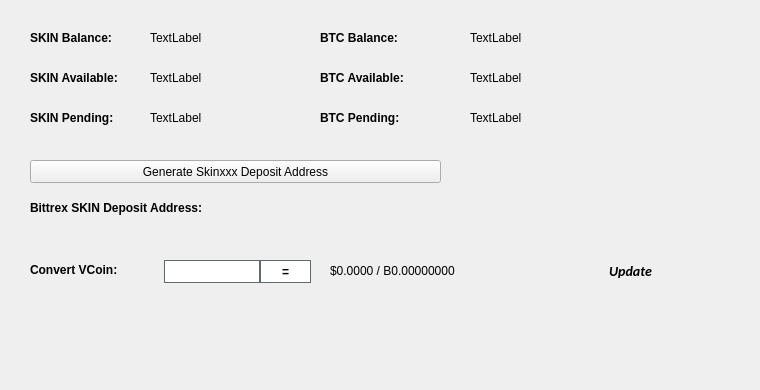
   <widget class="QWidget" name="BalanceTab">
    <attribute name="title">
     <string>Balance</string>
    </attribute>
    <widget class="QLabel" name="BitcoinBalanceLabel">
     <property name="geometry">
      <rect>
       <x>470</x>
       <y>30</y>
       <width>150</width>
       <height>16</height>
      </rect>
     </property>
     <property name="text">
      <string>TextLabel</string>
     </property>
    </widget>
    <widget class="QLabel" name="SKINBalanceLabel">
     <property name="geometry">
      <rect>
       <x>150</x>
       <y>30</y>
       <width>150</width>
       <height>16</height>
      </rect>
     </property>
     <property name="text">
      <string>TextLabel</string>
     </property>
    </widget>
    <widget class="QLabel" name="label_11">
     <property name="geometry">
      <rect>
       <x>30</x>
       <y>30</y>
       <width>101</width>
       <height>16</height>
      </rect>
     </property>
     <property name="font">
      <font>
       <weight>75</weight>
       <bold>true</bold>
      </font>
     </property>
     <property name="text">
      <string>SKIN Balance:</string>
     </property>
    </widget>
    <widget class="QLabel" name="label_12">
     <property name="geometry">
      <rect>
       <x>320</x>
       <y>30</y>
       <width>101</width>
       <height>16</height>
      </rect>
     </property>
     <property name="font">
      <font>
       <weight>75</weight>
       <bold>true</bold>
      </font>
     </property>
     <property name="text">
      <string>BTC Balance:</string>
     </property>
    </widget>
    <widget class="QLabel" name="SKINAvailableLabel_2">
     <property name="geometry">
      <rect>
       <x>150</x>
       <y>70</y>
       <width>150</width>
       <height>16</height>
      </rect>
     </property>
     <property name="text">
      <string>TextLabel</string>
     </property>
    </widget>
    <widget class="QLabel" name="label_13">
     <property name="geometry">
      <rect>
       <x>30</x>
       <y>70</y>
       <width>111</width>
       <height>16</height>
      </rect>
     </property>
     <property name="font">
      <font>
       <weight>75</weight>
       <bold>true</bold>
      </font>
     </property>
     <property name="text">
      <string>SKIN Available:</string>
     </property>
    </widget>
    <widget class="QLabel" name="label_14">
     <property name="geometry">
      <rect>
       <x>30</x>
       <y>110</y>
       <width>101</width>
       <height>16</height>
      </rect>
     </property>
     <property name="font">
      <font>
       <weight>75</weight>
       <bold>true</bold>
      </font>
     </property>
     <property name="text">
      <string>SKIN Pending:</string>
     </property>
    </widget>
    <widget class="QLabel" name="SKINPendingLabel">
     <property name="geometry">
      <rect>
       <x>150</x>
       <y>110</y>
       <width>150</width>
       <height>16</height>
      </rect>
     </property>
     <property name="text">
      <string>TextLabel</string>
     </property>
    </widget>
    <widget class="QLabel" name="label_15">
     <property name="geometry">
      <rect>
       <x>320</x>
       <y>70</y>
       <width>111</width>
       <height>16</height>
      </rect>
     </property>
     <property name="font">
      <font>
       <weight>75</weight>
       <bold>true</bold>
      </font>
     </property>
     <property name="text">
      <string>BTC Available:</string>
     </property>
    </widget>
    <widget class="QLabel" name="BitcoinAvailableLabel">
     <property name="geometry">
      <rect>
       <x>470</x>
       <y>70</y>
       <width>150</width>
       <height>16</height>
      </rect>
     </property>
     <property name="text">
      <string>TextLabel</string>
     </property>
    </widget>
    <widget class="QLabel" name="label_31">
     <property name="geometry">
      <rect>
       <x>320</x>
       <y>110</y>
       <width>111</width>
       <height>16</height>
      </rect>
     </property>
     <property name="font">
      <font>
       <weight>75</weight>
       <bold>true</bold>
      </font>
     </property>
     <property name="text">
      <string>BTC Pending:</string>
     </property>
    </widget>
    <widget class="QLabel" name="BitcoinPendingLabel">
     <property name="geometry">
      <rect>
       <x>470</x>
       <y>110</y>
       <width>150</width>
       <height>16</height>
      </rect>
     </property>
     <property name="text">
      <string>TextLabel</string>
     </property>
    </widget>
    <widget class="QLabel" name="label_33">
     <property name="geometry">
      <rect>
       <x>30</x>
       <y>200</y>
       <width>221</width>
       <height>16</height>
      </rect>
     </property>
     <property name="font">
      <font>
       <weight>75</weight>
       <bold>true</bold>
      </font>
     </property>
     <property name="text">
      <string>Bittrex SKIN Deposit Address:</string>
     </property>
    </widget>
    <widget class="QPushButton" name="GenDepositBTN">
     <property name="geometry">
      <rect>
       <x>30</x>
       <y>160</y>
       <width>411</width>
       <height>23</height>
      </rect>
     </property>
     <property name="text">
      <string>Generate Skinxxx Deposit Address</string>
     </property>
     <property name="icon">
      <iconset resource="../skin.qrc">
       <normaloff>:/icons/bitcoin</normaloff>:/icons/bitcoin</iconset>
     </property>
    </widget>
    <widget class="QLabel" name="DepositAddressLabel">
     <property name="geometry">
      <rect>
       <x>200</x>
       <y>200</y>
       <width>261</width>
       <height>16</height>
      </rect>
     </property>
     <property name="palette">
      <palette>
       <active>
        <colorrole role="WindowText">
         <brush brushstyle="SolidPattern">
          <color alpha="255">
           <red>0</red>
           <green>0</green>
           <blue>0</blue>
          </color>
         </brush>
        </colorrole>
        <colorrole role="Text">
         <brush brushstyle="SolidPattern">
          <color alpha="255">
           <red>0</red>
           <green>0</green>
           <blue>255</blue>
          </color>
         </brush>
        </colorrole>
       </active>
       <inactive>
        <colorrole role="WindowText">
         <brush brushstyle="SolidPattern">
          <color alpha="255">
           <red>0</red>
           <green>0</green>
           <blue>0</blue>
          </color>
         </brush>
        </colorrole>
        <colorrole role="Text">
         <brush brushstyle="SolidPattern">
          <color alpha="255">
           <red>0</red>
           <green>0</green>
           <blue>255</blue>
          </color>
         </brush>
        </colorrole>
       </inactive>
       <disabled>
        <colorrole role="WindowText">
         <brush brushstyle="SolidPattern">
          <color alpha="255">
           <red>120</red>
           <green>120</green>
           <blue>120</blue>
          </color>
         </brush>
        </colorrole>
        <colorrole role="Text">
         <brush brushstyle="SolidPattern">
          <color alpha="255">
           <red>120</red>
           <green>120</green>
           <blue>120</blue>
          </color>
         </brush>
        </colorrole>
       </disabled>
      </palette>
     </property>
     <property name="font">
      <font>
       <weight>75</weight>
       <bold>true</bold>
      </font>
     </property>
     <property name="text">
      <string/>
     </property>
     <property name="alignment">
      <set>Qt::AlignRight|Qt::AlignTrailing|Qt::AlignVCenter</set>
     </property>
     <property name="textInteractionFlags">
      <set>Qt::LinksAccessibleByMouse|Qt::TextSelectableByKeyboard|Qt::TextSelectableByMouse</set>
     </property>
    </widget>
    <widget class="QLabel" name="label_8">
     <property name="geometry">
      <rect>
       <x>460</x>
       <y>300</y>
       <width>281</width>
       <height>81</height>
      </rect>
     </property>
     <property name="text">
      <string/>
     </property>
     <property name="pixmap">
      <pixmap>:/images/bittrex</pixmap>
     </property>
    </widget>
    <widget class="QWidget" name="widgetConversion" native="true">
     <property name="geometry">
      <rect>
       <x>0</x>
       <y>250</y>
       <width>751</width>
       <height>43</height>
      </rect>
     </property>
     <property name="minimumSize">
      <size>
       <width>0</width>
       <height>43</height>
      </size>
     </property>
     <property name="styleSheet">
      <string notr="true"/>
     </property>
     <widget class="QPushButton" name="btnUpdateMarketData">
      <property name="geometry">
       <rect>
        <x>575</x>
        <y>0</y>
        <width>111</width>
        <height>41</height>
       </rect>
      </property>
      <property name="sizePolicy">
       <sizepolicy hsizetype="Expanding" vsizetype="Expanding">
        <horstretch>0</horstretch>
        <verstretch>0</verstretch>
       </sizepolicy>
      </property>
      <property name="font">
       <font>
        <family>calibri</family>
        <pointsize>-1</pointsize>
        <weight>75</weight>
        <italic>true</italic>
        <bold>true</bold>
       </font>
      </property>
      <property name="styleSheet">
       <string notr="true">margin:0px;text-align:center;padding:2px;border-radius:3px;font-style:italic;width:100px;font-size:14px;font-family:calibri;font-weight:600;</string>
      </property>
      <property name="text">
       <string>Update</string>
      </property>
      <property name="iconSize">
       <size>
        <width>150</width>
        <height>35</height>
       </size>
      </property>
      <property name="autoDefault">
       <bool>true</bool>
      </property>
      <property name="default">
       <bool>true</bool>
      </property>
     </widget>
     <widget class="QLabel" name="lblConvertVCoin">
      <property name="geometry">
       <rect>
        <x>30</x>
        <y>10</y>
        <width>131</width>
        <height>20</height>
       </rect>
      </property>
      <property name="styleSheet">
       <string notr="true"/>
      </property>
      <property name="text">
       <string>&lt;html&gt;&lt;head/&gt;&lt;body&gt;&lt;p&gt;&lt;span style=&quot; font-weight:600;&quot;&gt;Convert VCoin:&lt;/span&gt;&lt;/p&gt;&lt;/body&gt;&lt;/html&gt;</string>
      </property>
     </widget>
     <widget class="QLineEdit" name="txtConvertVCoinQty">
      <property name="geometry">
       <rect>
        <x>160</x>
        <y>10</y>
        <width>100</width>
        <height>23</height>
       </rect>
      </property>
      <property name="minimumSize">
       <size>
        <width>100</width>
        <height>23</height>
       </size>
      </property>
      <property name="maximumSize">
       <size>
        <width>100</width>
        <height>16777215</height>
       </size>
      </property>
      <property name="styleSheet">
       <string notr="true">border: 1px solid #61696c;margin-left:4px;</string>
      </property>
     </widget>
     <widget class="QPushButton" name="btnConvertSkinxxx">
      <property name="geometry">
       <rect>
        <x>260</x>
        <y>10</y>
        <width>51</width>
        <height>23</height>
       </rect>
      </property>
      <property name="minimumSize">
       <size>
        <width>0</width>
        <height>23</height>
       </size>
      </property>
      <property name="styleSheet">
       <string notr="true">border:1px solid #61696c;background:white;font-weight:600;</string>
      </property>
      <property name="text">
       <string>=</string>
      </property>
     </widget>
     <widget class="QLabel" name="lblConvertVCoinResults">
      <property name="geometry">
       <rect>
        <x>330</x>
        <y>0</y>
        <width>201</width>
        <height>41</height>
       </rect>
      </property>
      <property name="styleSheet">
       <string notr="true"/>
      </property>
      <property name="text">
       <string>$0.0000 / B0.00000000</string>
      </property>
     </widget>
     <widget class="QLabel" name="iconOverviewUpdateWait">
      <property name="geometry">
       <rect>
        <x>670</x>
        <y>10</y>
        <width>24</width>
        <height>24</height>
       </rect>
      </property>
      <property name="text">
       <string/>
      </property>
      <property name="pixmap">
       <pixmap resource="../skin.qrc">:/icons/transaction_1</pixmap>
      </property>
      <property name="scaledContents">
       <bool>true</bool>
      </property>
      <property name="alignment">
       <set>Qt::AlignCenter</set>
      </property>
     </widget>
    </widget>
   </widget>
